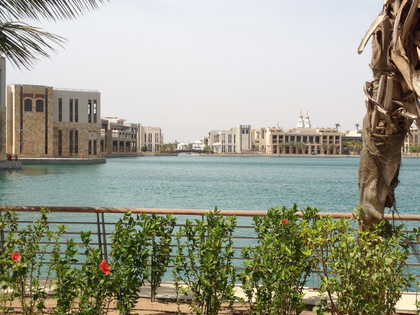
%> input picture HW02_Image-Stitching/prob2/stitching_images/im01.png, 420 x 315 px, shrunk from 816 x 612 before the run
$ octave main_3_stitch.m   (GNU Octave 9; MATLAB toolbox functions it lacks are replaced by stand-ins)
%> lines starting %> are read from the running program, lines starting %| are printed output that depends on the picture
### HW02_Image-Stitching/prob2/get_homography.m
function H = get_homography(img1, img2)
    img_grey1 = im2single(rgb2gray(img1));
    img_grey2 = im2single(rgb2gray(img2));
    [matches,~,F1, F2] = cal_sift(img_grey1,img_grey2);
    num_matches = size(matches, 2);

    %%
    X1 = ones(3,num_matches);
    X1(1:2, :) = F1(1:2, matches(1,:));
    X2 = ones(3,num_matches);
    X2(1:2, :) = F2(1:2, matches(2,:));

    % get_transform T
    T1 = get_transform(X1);
    T2 = get_transform(X2);
    X1_nor = T1 * X1; % normalized x1
    X2_nor = T2 * X2;

    %% RANSAC
    iters = 10000; % maximum iterations
    N = 4;  % samples per iter
    sigma = 1;

    max_inliers = 0;
    for iter = 1:iters
        % 4 random
        idx = randperm(num_matches, N);

        % DLT
        A=[];
        for i = idx
            A = cat(1, A, kron(X1_nor(:,i)', vl_hat(X2_nor(:,i))));
        end
        [~,~,V] = svd(A,0);
        H = reshape(V(:,end), [3,3]);
        H = T2 \ H * T1;

        % project points
        pred_X2 = H * X1;
        pred_X2 = pred_X2 ./ pred_X2(3, :); % Homography coordinates.
        det = sqrt(sum((pred_X2 - X2) .^ 2, 1));

        inliers = find(det <  sigma);
        num_inlier = length(inliers);

        % choose H with most inliers.
        if num_inlier > max_inliers
            max_inliers = num_inlier;
            best_inliers = inliers;
        end
    end

    % use the inliers to recompute the homograph.
    % DLT
    fprintf('Get best homography. number of inliers is %d \n', max_inliers);
    A=[];
    X1_inlier=X1(:,best_inliers);
    X2_inlier=X2(:,best_inliers);
    T1=get_transform(X1_inlier);
    T2=get_transform(X2_inlier);

    X1_nor=T1*X1_inlier;
    X2_nor=T2*X2_inlier;

    for i = 1:length(best_inliers)
        A = cat(1, A, kron(X1_nor(:,i)', vl_hat(X2_nor(:,i))));
    end
    [~,~,V] = svd(A,0);
    H = reshape(V(:,end), [3,3]);
    H = T2 \ H * T1; % estimated H.

%     %% show sift after ransac
%     figure() ;
%     imshow(cat(2, img1, img2)) ;
%
%     X2_inlier(1, :) = X2_inlier(1, :) + size(img1, 2);
%
%     hold on ;
%     h = line([X1_inlier(1, :); X2_inlier(1, :)], [X1_inlier(2, :); X2_inlier(2, :)]) ;
%     set(h,'linewidth', 1, 'color', 'r') ;
%
%     vl_plotframe(F1(:,matches(1,best_inliers))) ;
%     F2(1,:) = F2(1,:) + size(img1,2) ;
%     vl_plotframe(F2(:,matches(2,best_inliers))) ;
%     axis image off ;
end

### HW02_Image-Stitching/prob2/cal_sift.m
function [matches,scores,F1, F2] = cal_sift(img1,img2)
%  descriptor, feature with size 128

[F1, D1] = vl_sift(img1);
[F2, D2] = vl_sift(img2);
% D: 128 x N. feature
% Each column of F is a feature frame and has the format [X;Y;S;TH]

[matches, scores] = vl_ubcmatch (D1, D2, 1/0.6667);
end

### HW02_Image-Stitching/prob2/main_3_stitch.m
% For Homework 2.3
% image stitching
clc; close all; clear;
% %% load images.
data_dir = fullfile('.','stitching_images');
img1 = imread(fullfile(data_dir, 'im01.png'));
%> img1 is the input picture: size 315x420x3 uint8; mean R, G, B 155.4, 156.2, 140.1
img2 = imread(fullfile(data_dir, 'im02.png'));
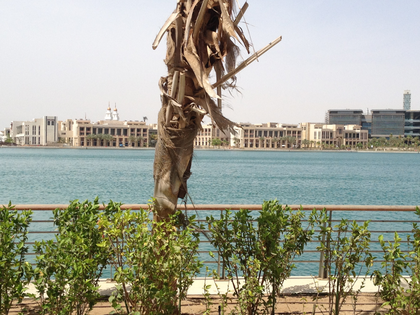
%> input picture HW02_Image-Stitching/prob2/stitching_images/im02.png, 420 x 315 px, shrunk from 816 x 612 before the run
%> img2 is the input picture: size 315x420x3 uint8; mean R, G, B 161.3, 162.2, 147.4
img3 = imread(fullfile(data_dir, 'im03.png'));
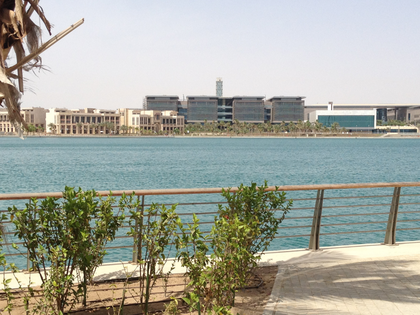
%> input picture HW02_Image-Stitching/prob2/stitching_images/im03.png, 420 x 315 px, shrunk from 816 x 612 before the run
%> img3 is the input picture: size 315x420x3 uint8; mean R, G, B 164.6, 167.4, 157.5
img4 = imread(fullfile(data_dir, 'im04.png'));
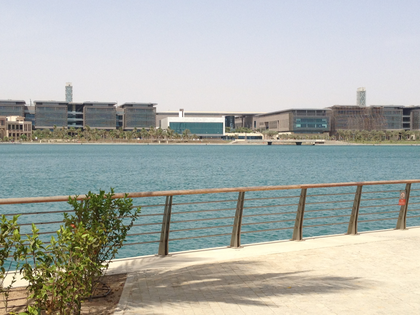
%> input picture HW02_Image-Stitching/prob2/stitching_images/im04.png, 420 x 315 px, shrunk from 816 x 612 before the run
%> img4 is the input picture: size 315x420x3 uint8; mean R, G, B 170.9, 175.1, 169.3

%% Get homograph
H21 = get_homography(img2, img1);
%> in get_homography, `img_grey1 = im2single(rgb2gray(img1));`:
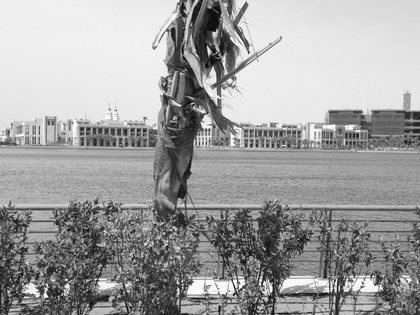
%> img_grey1: size 315x420 single; min 0, max 1, mean 0.628
%> in get_homography, `img_grey2 = im2single(rgb2gray(img2));`:
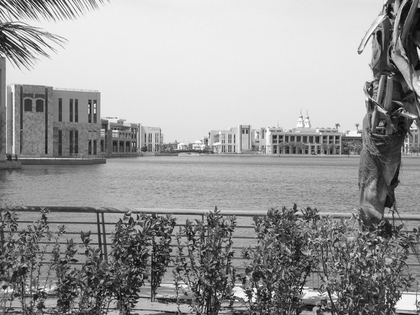
%> img_grey2: size 315x420 single; min 0.0118, max 1, mean 0.604
%> the run ends on the next line
